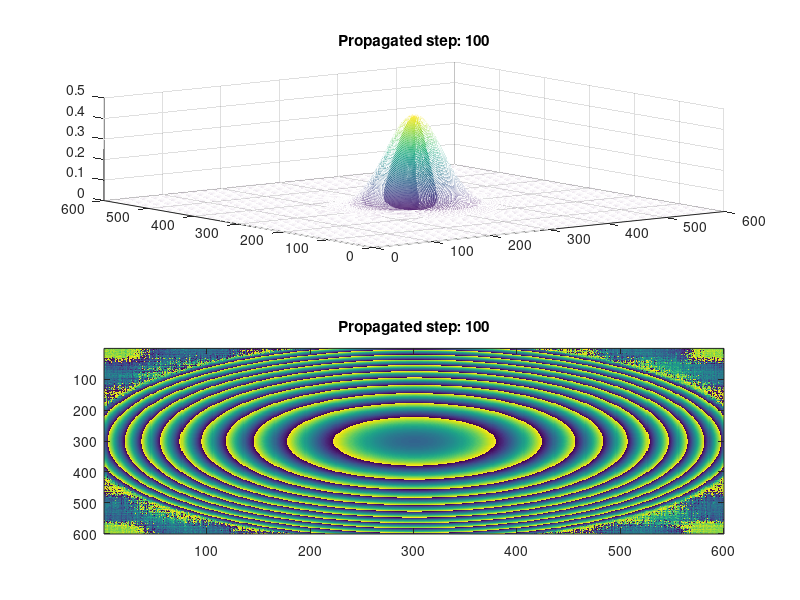

Here is the MATLAB script that generated this plot:
%%
% MADHU V
% 22 March 2018
% Gaussian continous wave propagation

%%
clc;
clear all;
close all;
%%

N=600;       %Resolution 
L=250e-6;         %Active area 
delta=L/N;     %Pixel pitch 
lambda=632.8e-9; 
lambdabar=lambda/(2*pi);
w=10e-6;         %Initial waist plane width
k=1/lambdabar;
format LONGENG

%% Calculate values for the LG mode
gauss=zeros(N);          %Gaussian 
phase=zeros(N);           %Phase

for x=-N/2:N/2-1
	for y=-N/2:N/2-1
        xp=(x+0.0000000001);
        yp=(y+0.0000000001);
        r=sqrt(xp^2+yp^2)*delta;
        gauss(x+N/2+1,y+N/2+1)=exp(-(r^2)/w^2);          % exp(-(x^2+y^2)/w^2)
        phase(x+N/2+1,y+N/2+1)=1; %exp(1i*(r^2));               
	end
end

%% Change the name of PSI function accordingly
E_gauss=gauss.*phase;
E_gauss=E_gauss/sqrt(max(max(abs(E_gauss).^2)));
mesh(angle(E_gauss));

clearvars gaus Phs x y r 

%% Fresnel Propagation

dist=10e-6;           %CHANGE THIS VALUE FOR VARYING RESOLUTION OF DISTANCE

prop_kernel=zeros(N);        %Kernel for propagation through a distance 'dist'
for im=-N/2:N/2-1
    for jn=-N/2:N/2-1
        prop_kernel(jn+N/2+1,im+N/2+1)=exp(-1i*dist*lambda*pi*((im/(N*delta))^2+(jn/(N*delta))^2));
    end
end

Qf_field = E_gauss;
for iter=1:100 
    %% Fresnel propagation
    tmp=fftshift(fft2(ifftshift(Qf_field)));
    Qf_field=fftshift(ifft2(ifftshift(tmp.*prop_kernel)));
    
  subplot(2,1,1) , mesh(abs(Qf_field)),title(['Propagated step: ', num2str(iter)]);
  subplot(2,1,2) , imagesc(angle(Qf_field)),title(['Propagated step: ', num2str(iter)]);
    drawnow;
end

% % % Angular Spectrum Propagation
% dist_z = 10e-6;                       % altitude (meters) 
% phy_x = w;               % physical width (meters) 
% phy_y = w;               % physical length (meters) 
% Fs_x = N/phy_x; 
% Fs_y = N/phy_y; 
% dx2 = Fs_x^(-1); 
% dy2 = Fs_y^(-1); 
% dFx = Fs_x/N;
% dFy = Fs_y/N; 
% Fx = (-Fs_x/2:dFx:(Fs_x/2 - dFx)); 
% Fy = (-Fs_y/2:dFy:(Fs_y/2 - dFy)); 
% 
% % alpha and beta (wavenumber components) 
% alpha = lambda.*Fx; 
% beta = lambda.*Fy;
% 
% % gamma_cust 
% gamma_cust = zeros(length(beta), length(alpha)); 
% for j = 1:length(beta)     
%     for i = 1:length(alpha)         
%         if (alpha(i)^2 + beta(j)^2) > 1             
%             gamma_cust(j, i) = 0;         
%         else
%             gamma_cust(j, i) = sqrt(1 - alpha(i)^2 - beta(j)^2);         
%         end
%     end
% end
% 
% % angular spectrm based formula 
% U1=E_gauss;
% for iter=1:100
% U1 = ifft2(ifftshift(fftshift(fft2(U1)).*exp(1i*k.*gamma_cust.*dist_z))); 
% I1 = (1/(16*pi)).*(U1.*conj(U1)); 
% imagesc(I1),title(['Propagated step: ', num2str(iter)]); 
% drawnow;
% % pause(1);
% end
